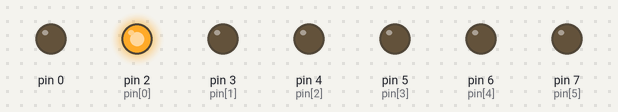
Bench run of a sketch on a simulated Arduino Uno, built with avr-gcc and run on an emulated ATmega328P. Shown: output pins drawn as LEDs (lit = HIGH).

Above: at 0.2 s.
At 1.2 s:
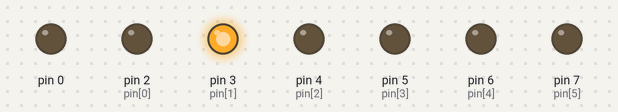
At 2.2 s:
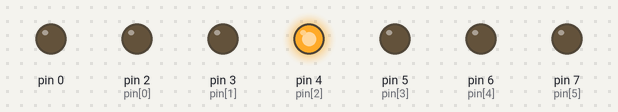
At 5.2 s:
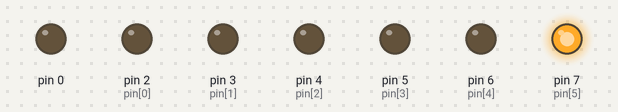
At 7.2 s:
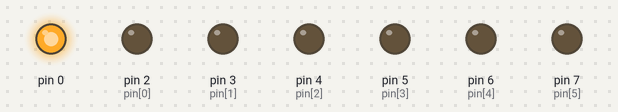
At 9.7 s:
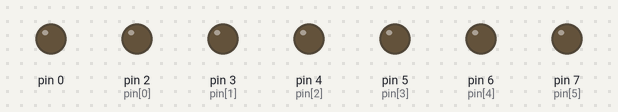
Timing chart, 0 to 10.4 s (numbered marks = the images above):
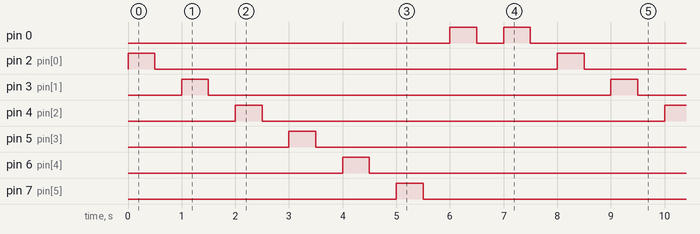

The sketch:

Program1.2.b.ino
```cpp
int i ;
int pin[]={2,3,4,5,6,7};
void setup()
{
for(i=0;i<8;i++)
  {
pinMode(pin[i],OUTPUT);
  }
}
void loop()
{
  for(i=0;i<8;i++)
  {
digitalWrite(pin[i],HIGH);
delay(500);
digitalWrite(pin[i],LOW);
 delay(500);
  }
}
```

Measured:
- by itself, pin 0: repeats every 8.0 s: LOW 0.50 s, HIGH 0.50 s, LOW 6.5 s, HIGH 0.50 s
- by itself, pin 2 (pin[0]), pin 3 (pin[1]), pin 4 (pin[2]), pin 5 (pin[3]), pin 6 (pin[4]), pin 7 (pin[5]): alternates HIGH for 0.50 s and LOW for 7.5 s
- by itself, everything shown: repeats every 8.0 s, in 16 steps
